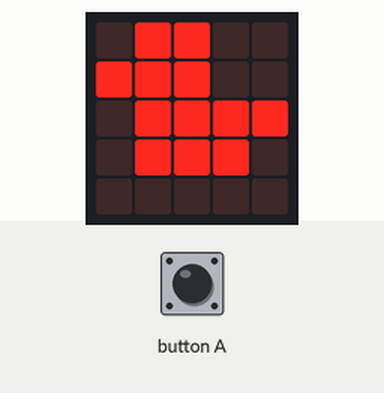
This program was run on a simulated BBC micro:bit (MakeCode). On the bench: the board's 5×5 LED display. The test bench sets the inputs (shaded band). Random numbers come from a fixed seed.

Above: at 1.8 s.
1.9 s: button A pressed for 0.15 s
At 2.9 s:
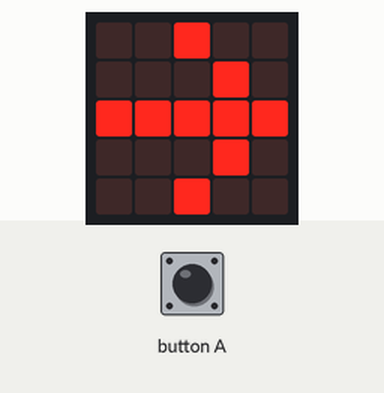
At 7.0 s:
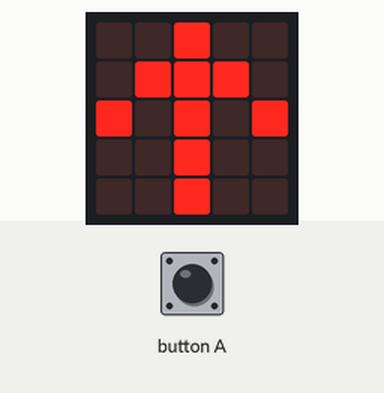
Timing chart, 0 to 8.5 s (numbered marks = the images above; inputs shaded):
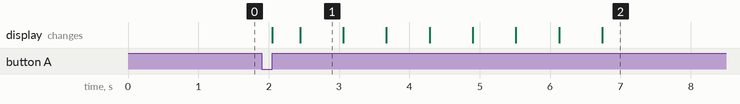

The program:

main.ts
```typescript
function apontar_seta (numero_vez: number) {
    if (numero_vez == 1) {
        basic.showArrow(ArrowNames.East)
    }
    if (numero_vez == 2) {
        basic.showArrow(ArrowNames.North)
    }
    if (numero_vez == 3) {
        basic.showArrow(ArrowNames.West)
    }
}
input.onButtonPressed(Button.A, function () {
    uni_duni_te()
})
function uni_duni_te () {
    contagem = randint(6, 24)
    basic.showLeds(`
        # # # # #
        # # # # #
        # # # # #
        # # # # #
        # # # # #
        `)
    j = 0
    for (let index = 0; index < contagem; index++) {
        if (j == 4) {
            j = 0
        }
        j += 1
        apontar_seta(j)
        basic.pause(10)
    }
}
let j = 0
let contagem = 0
basic.showIcon(IconNames.Duck)
```

test.ts
```typescript
// testes vão aqui; isto não será compilado quando este pacote for usado como uma extensão.
```

Measured:
- after the input at 1.9 s, the display: first changes after 0.15 s (image 1 shows a later state)
- what the display in image 1 shows lasts 0.6 s, from 2.5 s to 3.1 s
